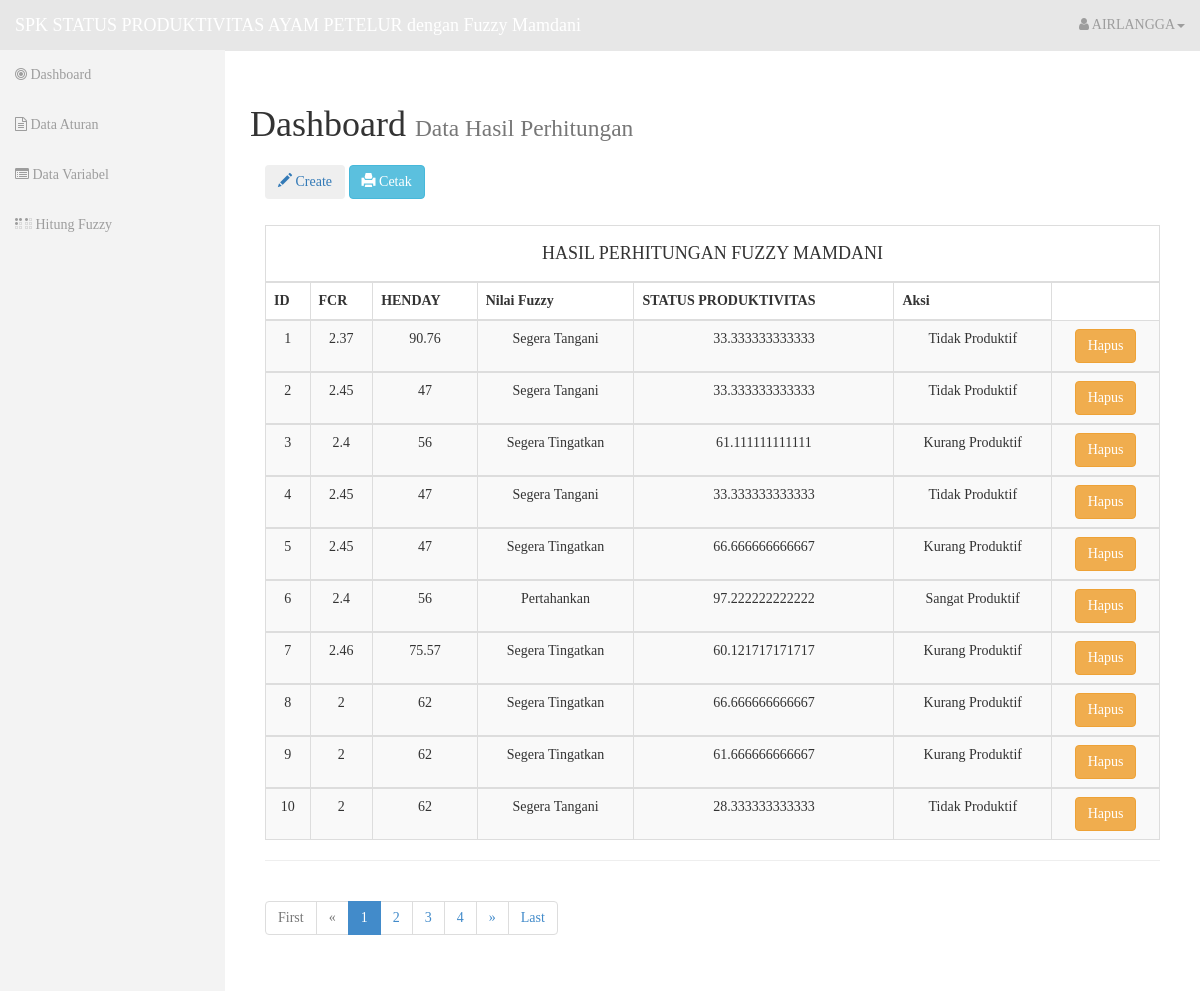
The page /admin/data_hasil.php (signed in) on the database its author committed.
### tables this page shows
CREATE TABLE `user` (
  `id_user` int(11) NOT NULL,
  `nama` varchar(50) NOT NULL,
  `username` varchar(20) NOT NULL,
  `password` varchar(500) NOT NULL
);

CREATE TABLE `hasil_fuzzy` (
  `id_hasil` int(11) NOT NULL,
  `fcr` varchar(50) NOT NULL,
  `henday` varchar(50) NOT NULL,
  `nilai_fuzzy` varchar(50) NOT NULL,
  `status_produktivitas` varchar(50) NOT NULL,
  `keterangan` varchar(50) NOT NULL,
  `rule1` varchar(40) NOT NULL,
  `rule2` varchar(50) NOT NULL,
  `rule3` varchar(50) NOT NULL,
  `rule4` varchar(50) NOT NULL,
  `rule5` varchar(50) NOT NULL,
  `rule6` varchar(50) NOT NULL,
  `rule7` varchar(50) NOT NULL,
  `rule8` varchar(50) NOT NULL,
  `rule9` varchar(50) NOT NULL,
  `min` varchar(50) NOT NULL,
  `max` varchar(50) NOT NULL,
  `a1` varchar(50) NOT NULL,
  `a2` varchar(50) NOT NULL
);

### admin/data_hasil.php (the view, shortened to what this page needs)
<?php include '../src/header.php';
?>
<div id="page-wrapper">
    <div class="row">
        <div class="col-lg-12">
        <h1>Dashboard <small>Data Hasil Perhitungan</small></h1>
            <div class="panel-heading">
                <a href="hitung_fuzzy.php"><button class="btn btn-pencil"><span class="glyphicon glyphicon-pencil"></span> Create</button></a>
                <a href="aksi/lap_hasil.php" target="_blank"><button class="btn btn-info"><span class="glyphicon glyphicon-print"></span> Cetak</button></a>
            </div>
                <div class="panel-body">
                    <table class="table table-striped table-bordered" id="example">
                        <thead>
                            <td colspan="7"><h4 align="center">HASIL PERHITUNGAN FUZZY MAMDANI</h4></td>
                            <tr>
                                <th>ID</th>
                                <th>FCR</th>
                                <th>HENDAY</th>
                                <th>Nilai Fuzzy</th>
                                <th>STATUS PRODUKTIVITAS</th>
                                <th>Aksi</th>
                            </tr>
                            <?php
                            include "../src/koneksi.php";
                            $page = (isset($_GET['page']))? $_GET['page'] : 1;
                            $limit = 10;
                            $limit_start = ($page - 1) * $limit;
                            $query = mysqli_query($koneksi, "SELECT * FROM hasil_fuzzy LIMIT ".$limit_start.",".$limit);
                            while($data = mysqli_fetch_array($query)){
                            ?>
                        </thead>
                        <tbody>
                            <tr>
                                <td align="center"><?php echo $data['id_hasil']; ?></td>
                                <td align="center"><?php echo $data['fcr']; ?></td>
                                <td align="center"><?php echo $data['henday']; ?></td>
                                <td align="center"><?php echo $data['nilai_fuzzy']; ?></td>
                                <td align="center"><?php echo $data['status_produktivitas']; ?></td>
                                <td align="center"><?php echo $data['keterangan']; ?></td>
                                <td class="align-middle text-center">
                                <button type="button" class="btn btn-warning" data-toggle="modal" data-target="#myy<?php echo $data['id_hasil']; ?>"><span aria-hidden="true"></span>Hapus</button>
                                </td>
                            </tr>
                            <?php } ?>
                        </tbody>
                    </table>
                    <hr>
                     <ul class="pagination">
                      <?php
                      if($page == 1){
                      ?>
                        <li class="disabled"><a href="#">First</a></li>
                        <li class="disabled"><a href="#">&laquo;</a></li>
                      <?php
                      }else{
                        $link_prev = ($page > 1)? $page - 1 : 1;
                      ?>
                        <li><a href="data_hasil.php?page=1">First</a></li>
                        <li><a href="data_hasil.php?page=<?php echo $link_prev; ?>">&laquo;</a></li>
                      <?php
                      }
                      ?>
                      <?php
                      include "../src/koneksi.php";
                      $sql2 = mysqli_query($koneksi, "SELECT COUNT(*) AS jumlah FROM hasil_fuzzy");
                      $get_jumlah = mysqli_fetch_array($sql2);
                      $jumlah_page = ceil($get_jumlah['jumlah'] / $limit);
                      $jumlah_number = 3;
                      $start_number = ($page > $jumlah_number)? $page - $jumlah_number : 1;
                      $end_number = ($page < ($jumlah_page - $jumlah_number))? $page + $jumlah_number : $jumlah_page;
                      for($i = $start_number; $i <= $end_number; $i++){
                        $link_active = ($page == $i)? ' class="active"' : '';
                      ?>
                        <li<?php echo $link_active; ?>><a href="data_hasil.php?page=<?php echo $i; ?>"><?php echo $i; ?></a></li>
                      <?php
                      }
                      ?>
                      <?php
                      if($page == $jumlah_page){
                      ?>
                        <li class="disabled"><a href="#">&raquo;</a></li>
                        <li class="disabled"><a href="#">Last</a></li>
                      <?php
                      }else{
                        $link_next = ($page < $jumlah_page)? $page + 1 : $jumlah_page;
                      ?>
                        <li><a href="data_hasil.php?page=<?php echo $link_next; ?>">&raquo;</a></li>
                        <li><a href="data_hasil.php?page=<?php echo $jumlah_page; ?>">Last</a></li>
                      <?php
                      }
                      ?>
                    </ul>
                </div>
        </div>
    </div>
</div>
<?php include '../src/footer.php'; ?>

### src/header.php (shortened to what this page needs)
<?php
include 'koneksi.php';
$ambil = mysqli_query($koneksi, "SELECT * FROM user WHERE username='$_SESSION[username]'");
$data  = mysqli_fetch_array($ambil);
?>
<!DOCTYPE html>
<html lang="en">
<head>
    <link rel="stylesheet" type="text/css" href="../assets/bootstrap/css/bootstrap.min.css" />
    <link rel="stylesheet" type="text/css" href="../assets/font-awesome/css/font-awesome.min.css" />
    <link rel="stylesheet" type="text/css" href="../assets/css/local.css" />
    <link rel="stylesheet" type="text/css" href="../assets/css/pagination.css" />
    <link rel="stylesheet" type="text/css" href="http://www.shieldui.com/shared/components/latest/css/light-bootstrap/all.min.css" />
</head>
<body>
    <div id="wrapper">
        <nav class="navbar navbar-inverse navbar-fixed-top" role="navigation">
            <div class="navbar-header">
                <a class="navbar-brand" href="index.php">SPK STATUS PRODUKTIVITAS AYAM PETELUR dengan Fuzzy Mamdani</a>
            </div>
            <div class="collapse navbar-collapse navbar-ex1-collapse">
                <ul class="nav navbar-nav side-nav">
                    <li><a href="index.php"><i class="fa fa-bullseye"></i> Dashboard</a></li>
                    <li><a href="data_aturan.php"><i class="fa fa-file-text-o" aria-hidden="true"></i> Data Aturan</a></li>
                    <li><a href="data_kriteria.php"><i class="fa fa-list-alt" aria-hidden="true"></i> Data Variabel</a></li>
                    <li><a href="hitung_fuzzy.php"><i class="fa fa-braille" aria-hidden="true"></i> Hitung Fuzzy</a></li>
                </ul>
                <ul class="nav navbar-nav navbar-right navbar-user">
                    <li class="dropdown user-dropdown">
                       <a href="#" class="dropdown-toggle" data-toggle="dropdown"><i class="fa fa-user"></i> <?php echo $data['nama']; ?><b class="caret"></b></a>
                   </li>
                </ul>
            </div>
        </nav>

### assets/css/local.css (style rules this page uses)
#wrapper { padding-left: 0; }
#page-wrapper { width: 100%; padding: 5px 15px; }
body { font-family: 'Trebuchet MS'; font-size: 14px; line-height: 1.42857143; color: #333; background-color: #fff; }
.navbar-inverse { background-color: #e7e7e7; border-color: #e7e7e7; }
@media (min-width:768px) { #wrapper { padding-left: 225px; } }
@media (min-width:768px) { #page-wrapper { padding: 15px 25px; } }
@media (min-width:768px) { .side-nav { margin-left: -225px; left: 225px; width: 225px; position: fixed; top: 50px; height: 100%; border-radius: 0; border: none; background-color: #F3F3F3; overflow-y: auto; } }
@media (min-width:768px) { .side-nav>li>a { width: 225px; } }
@media (min-width:768px) { .navbar-collapse { padding-left: 15px !important; padding-right: 15px !important; } }

### assets/css/pagination.css (style rules this page uses)
.pagination { display: inline-block; padding-left: 0; margin: 20px 0; border-radius: 4px; }
.pagination > li { display: inline; }
.pagination > li > a, .pagination > li > span { position: relative; float: left; padding: 6px 12px; margin-left: -1px; line-height: 1.42857143; color: #428bca; text-decoration: none; background-color: #fff; border: 1px solid #ddd; }
.pagination > li:first-child > a, .pagination > li:first-child > span { margin-left: 0; border-top-left-radius: 4px; border-bottom-left-radius: 4px; }
.pagination > li:last-child > a, .pagination > li:last-child > span { border-top-right-radius: 4px; border-bottom-right-radius: 4px; }
.pagination > .active > a, .pagination > .active > span, .pagination > .active > a:hover, .pagination > .active > span:hover, .pagination > .active > a:focus, .pagination > .active > span:focus { z-index: 2; color: #fff; cursor: default; background-color: #428bca; border-color: #428bca; }
.pagination > .disabled > span, .pagination > .disabled > span:hover, .pagination > .disabled > span:focus, .pagination > .disabled > a, .pagination > .disabled > a:hover, .pagination > .disabled > a:focus { color: #777; cursor: not-allowed; background-color: #fff; border-color: #ddd; }

### rows shown on the page
user: nama "AIRLANGGA"
hasil_fuzzy: id_hasil "1", fcr "2.37", henday "90.76", nilai_fuzzy "Segera Tangani", status_produktivitas "33.333333333333", keterangan "Tidak Produktif"
hasil_fuzzy: id_hasil "2", fcr "2.45", henday "47", nilai_fuzzy "Segera Tangani", status_produktivitas "33.333333333333", keterangan "Tidak Produktif"
hasil_fuzzy: id_hasil "3", fcr "2.4", henday "56", nilai_fuzzy "Segera Tingatkan", status_produktivitas "61.111111111111", keterangan "Kurang Produktif"
hasil_fuzzy: id_hasil "4", fcr "2.45", henday "47", nilai_fuzzy "Segera Tangani", status_produktivitas "33.333333333333", keterangan "Tidak Produktif"
hasil_fuzzy: id_hasil "5", fcr "2.45", henday "47", nilai_fuzzy "Segera Tingatkan", status_produktivitas "66.666666666667", keterangan "Kurang Produktif"
hasil_fuzzy: id_hasil "6", fcr "2.4", henday "56", nilai_fuzzy "Pertahankan", status_produktivitas "97.222222222222", keterangan "Sangat Produktif"
hasil_fuzzy: id_hasil "7", fcr "2.46", henday "75.57", nilai_fuzzy "Segera Tingatkan", status_produktivitas "60.121717171717", keterangan "Kurang Produktif"
hasil_fuzzy: id_hasil "8", fcr "2", henday "62", nilai_fuzzy "Segera Tingatkan", status_produktivitas "66.666666666667", keterangan "Kurang Produktif"
hasil_fuzzy: id_hasil "9", fcr "2", henday "62", nilai_fuzzy "Segera Tingatkan", status_produktivitas "61.666666666667", keterangan "Kurang Produktif"
hasil_fuzzy: id_hasil "10", fcr "2", henday "62", nilai_fuzzy "Segera Tangani", status_produktivitas "28.333333333333", keterangan "Tidak Produktif"
